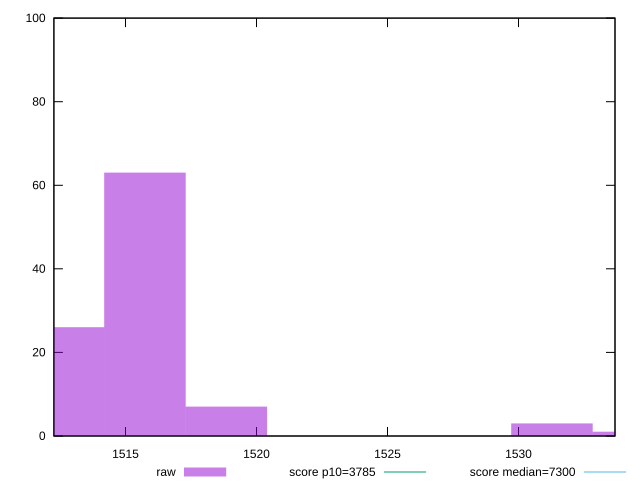

This chart was generated by the following gnuplot code:
reset

$raw <<EOF
1515.7411713542504 63
1518.8471983447303 7
1512.6351443637702 26
1531.2713063066503 3
1534.3773332971305 1
EOF

set key outside below
set boxwidth 3.106026990480021
set xrange [1512.2695999999999:1533.681]
set yrange [0:100]
set style fill transparent solid 0.5 noborder

set parametric
set terminal svg size 640, 490 enhanced background rgb 'white'
set output "report_00007_2020-12-11T15:55:29.892Z/interactive/samples/pages+cached+noexternal+nojs/raw/histogram.svg"

plot $raw title "raw" with boxes, \
     3785,t title "score p10=3785", \
     7300,t title "score median=7300"

reset
